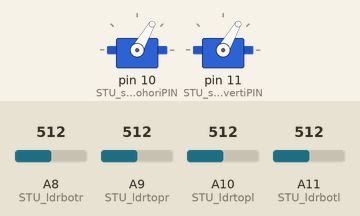
A sketch run on a simulated Arduino Mega 2560, built with avr-gcc and run on an emulated ATmega2560. On the bench: 2 × servo. The test bench sets the inputs (shaded band); at power-on: A10 (STU_ldrtopl) = 512, A9 (STU_ldrtopr) = 512, A8 (STU_ldrbotr) = 512, A11 (STU_ldrbotl) = 512. What the sketch prints to the serial monitor is not drawn.

Above: at 1.2 s.
1.3 s: A10 (STU_ldrtopl) set to 716
At 1.93 s:
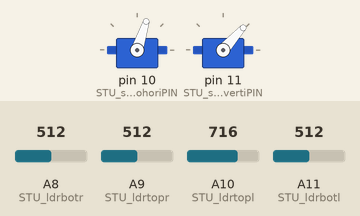
At 2.55 s:
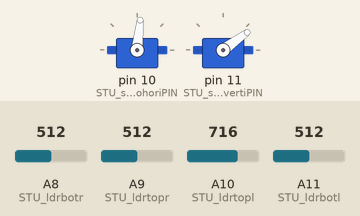
4.3 s: A9 (STU_ldrtopr) set to 306
7.3 s: A8 (STU_ldrbotr) set to 306
10.3 s: A11 (STU_ldrbotl) set to 992
13.3 s: A10 (STU_ldrtopl) set to 992
At 13.3 s:
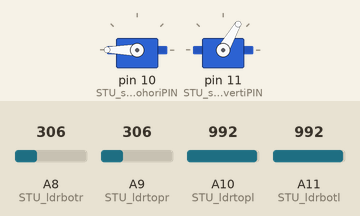
14.8 s: A9 (STU_ldrtopr) set to 150
At 15.81 s:
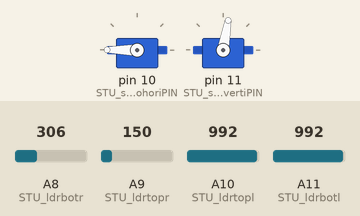
Timing chart, 0 to 20.4 s (numbered marks = the images above; inputs shaded):
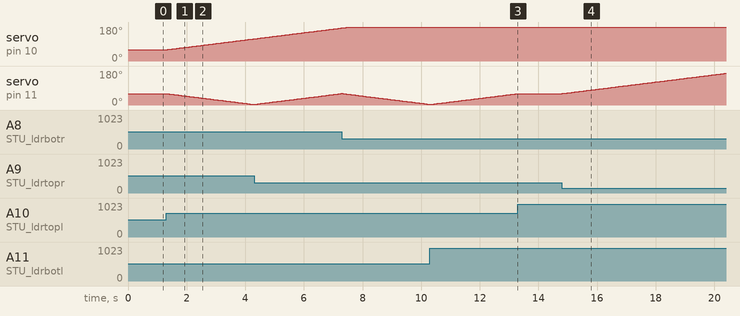

Measured:
- after the input at 1.3 s, servo on pin 10 (STU_servohoriPIN): moves from 60° to 117° over 2.9 s, starting after 0.05 s; servo on pin 11 (STU_servovertiPIN): moves from 60° to 3° over 2.9 s, starting after 0.05 s
- after the input at 13.3 s, servo on pin 11 (STU_servovertiPIN): stays 60° (without the input it goes to 61° after 0.01 s)
- after the input at 14.8 s, servo on pin 11 (STU_servovertiPIN): moves from 60° to 168° over 5.6 s, starting at once

The sketch:

STU.ino
```cpp
/*
This code is to be integrated in a large codebase
- procede any variable or function name with an
  abbreviation related to your sub task
*/
#include <Servo.h>

/* Likely to be used by other sub teams */
// Time
unsigned long currentMillis = 0;
// Serail Number
int SerialPort = 9600;
/* ---------------- END ----------------*/

// we define the horizontal servomotors
Servo STU_servohori;
const byte STU_servohoriPIN = 10;
int STU_servoh = 0;
int STU_servohLimitHigh = 160;
int STU_servohLimitLow = 60;
// we define the vertical servomotors
Servo STU_servoverti;
const byte STU_servovertiPIN = 11;
int STU_servov = 0;
int STU_servovLimitHigh = 160;
int STU_servovLimitLow = 60;
// Photoresist pin
int STU_ldrtopl = A10;  //top left
int STU_ldrtopr = A9;   //top right
int STU_ldrbotl = A11;  // bottom left
int STU_ldrbotr = A8;   // bottom right
// Intial Angel
int DefaultAngel = 60;
// Measure loop Control
unsigned long STU_Measure_interval = 50;
unsigned long STU_Measure_previousMills = 0;
// Effect delay
unsigned long STU_Effect_interval = 10;
unsigned long STU_Effect_previousMills = 0;

void setup ()
{
  Serial.begin(SerialPort);
  // REVIEWME:

  STU_servohori.attach(STU_servohoriPIN);
  STU_servohori.write(DefaultAngel);
  STU_servoverti.attach(STU_servovertiPIN);
  STU_servoverti.write(DefaultAngel);

  // STU team requesting intialdelay of 500 at least before loop
}

void loop()
{
  SolarTrackingUnit();
}

void SolarTrackingUnit() {
  // [1]: Get current angel
  STU_servoh = STU_servohori.read();
  STU_servov = STU_servoverti.read();

  // [2]: Get Analog value of the photoresistor
  int topl = analogRead(STU_ldrtopl);
  int topr = analogRead(STU_ldrtopr);
  int botl = analogRead(STU_ldrbotl);
  int botr = analogRead(STU_ldrbotr);

  Serial.println(topl);
  // [3]: Get average
  int avgtop   = (topl + topr); //average of top
  int avgbot   = (botl + botr); //average of bottom
  int avgleft  = (topl + botl); //average of left
  int avgright = (topr + botr); //average of right

  // [4]: Get current time
  // REVIEWME:
  currentMillis = millis();
  if ((unsigned long)(currentMillis - STU_Measure_previousMills) >= STU_Measure_interval) {
    // [5]: Operate Vertically
    STU_OperateVertical(avgtop, avgbot);
    // [6]: Operate Horizentally
    STU_OperateHorizental(avgleft, avgright);
    STU_Measure_previousMills = millis();
  }
}

void STU_OperateVertical(int avgtop, int avgbot) {
  if (avgtop < avgbot)
  {
    STU_servoverti.write(STU_servov + 1);
    if (STU_servov > STU_servovLimitHigh)
    {
      STU_servov = STU_servovLimitHigh;
    }
  }
  else if (avgbot < avgtop)
  {
    STU_servoverti.write(STU_servov - 1);
    if (STU_servov < STU_servovLimitLow)
    {
      STU_servov = STU_servovLimitLow;
    }
  }
  else
  {
    STU_servoverti.write(STU_servov);
  }
}

void STU_OperateHorizental(int avgleft, int avgright) {
  if (avgleft > avgright)
  {
    STU_servohori.write(STU_servoh + 1);
    if (STU_servoh > STU_servohLimitHigh)
    {
      STU_servoh = STU_servohLimitHigh;
    }
  }
  else if (avgright > avgleft)
  {
    STU_servohori.write(STU_servoh - 1);
    if (STU_servoh < STU_servohLimitLow)
    {
      STU_servoh = STU_servohLimitLow;
    }
  }
  else
  {
    STU_servohori.write(STU_servoh);
  }
}
```
